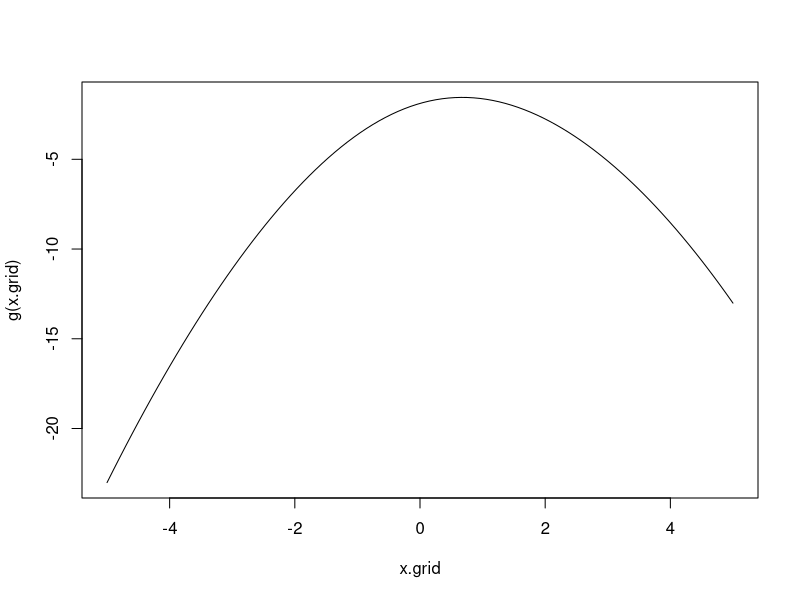
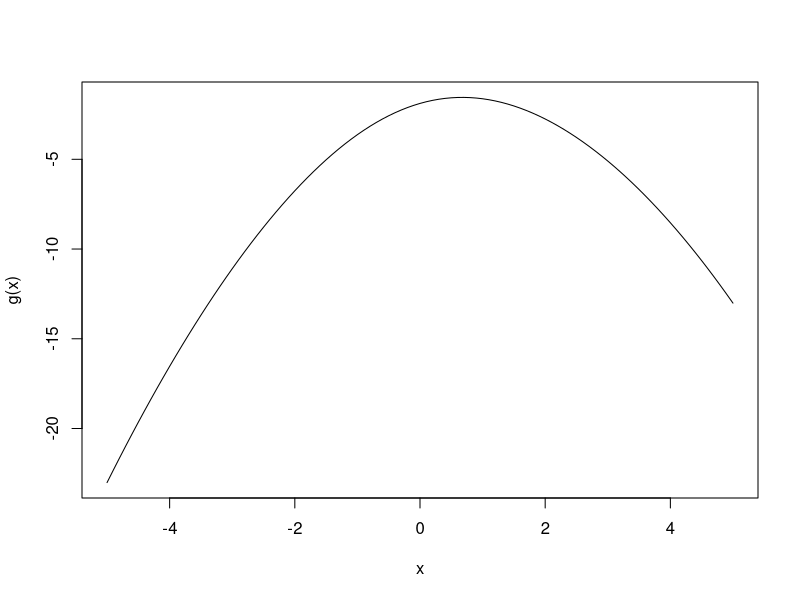
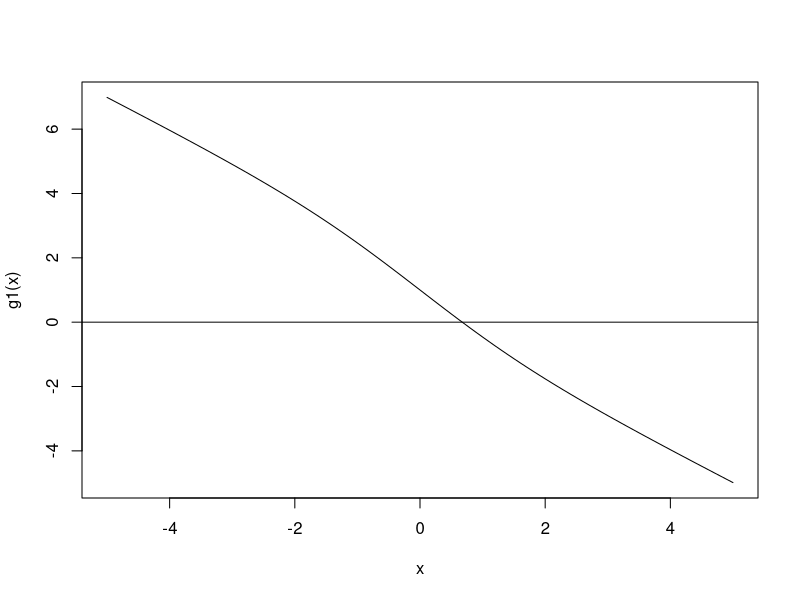

Here is the R script that generated these plots, in order:
#############################################
# MATH 7580 Spring 2014
# Optimization in One Variable
#
# Illustrate simple iteration, Newton, and bracketing
#############################################

# normal mean, logistic prior example

# define g function which is logarithm of posterior

g <- function(x){
  -(1 - x) ^ 2 / 2 - x - 2 * log(1 + exp(- x))
}

# plot log g over an interval

x.grid <- seq(-5, 5, length=100)
plot(x.grid, g(x.grid), type="l")

# this is a quick way of doing the same thing

curve(g(x), -5, 5)

# program the derivative of log g

g1 <- function(x){
  - x + 2 * exp(- x) / (1 + exp(- x))
}

curve(g1(x), -5, 5)
abline(h = 0)  # add a horizontal line at 0

# simple iteration

simple.iteration <- function(g1, x0, iterations){
  current <- x0
  stored.values <- vector(length = iterations + 1)
  stored.values[1] <- x0
  for (j in 1:iterations){
    xnew <- current + g1(current)
    stored.values[j + 1] <- xnew  # store new value
    current <- xnew               # new value is now current value
  }
  return(data.frame(Iteration=0:iterations, Value=stored.values))
}

# illustrate simple iteration starting at x = 5 and 10 iterations

simple.iteration(g1, 5, 10)

# Newton's method

g <- function(x){
  -(1 - x) ^ 2 / 2 - x - 2 * log(1 + exp(- x))
}

# using D function to compute first derivative

g1 <- function(x){
  2 * (1 - x)/2 - 1 + 2 * (exp(-x)/(1 + exp(-x)))
}

# use D function again to compute derivatives
# syntax:  D(expression(-(1 - x) ^ 2 / 2 - x - 2 * log(1 + exp(- x)) ), 'x')

g2 <- function(x){
  -(2 * (exp(-x)/(1 + exp(-x)) - exp(-x) * exp(-x)/(1 + exp(-x))^2) + 
      2/2)
}

# Newton step 

current <- 1
current <- current - g1(current) / g2(current); current

# write program

newton <- function(g1, g2, x0, iterations){
  current <- x0
  stored.values <- vector(length = iterations + 1)
  stored.values[1] <- x0
  for (j in 1:iterations){
    xnew <- current - g1(current) / g2(current)
    stored.values[j + 1] <- xnew  # store new value
    current <- xnew               # new value is now current value
  }
  return(data.frame(Iteration=0:iterations, Value=stored.values))
}

# Newton method, starting at x = 5 and four steps

newton(g1, g2, 5, 4)

# bisection method

bisection <- function(f, L, U, n){
  output <- NULL
  for (i in 1:n) {
    x <- (L + U) / 2
    if (f(x) * f(L) < 0) U <- x else L <- x
    output <- rbind(output, c(i, x))
  }
  dimnames(output)[[2]] <- c("Iteration", "Value")
  return(output)
}

# bracketing, start with interval [-5, 5] and 10 iterations

bisection(g1, -5, 5, 10)

